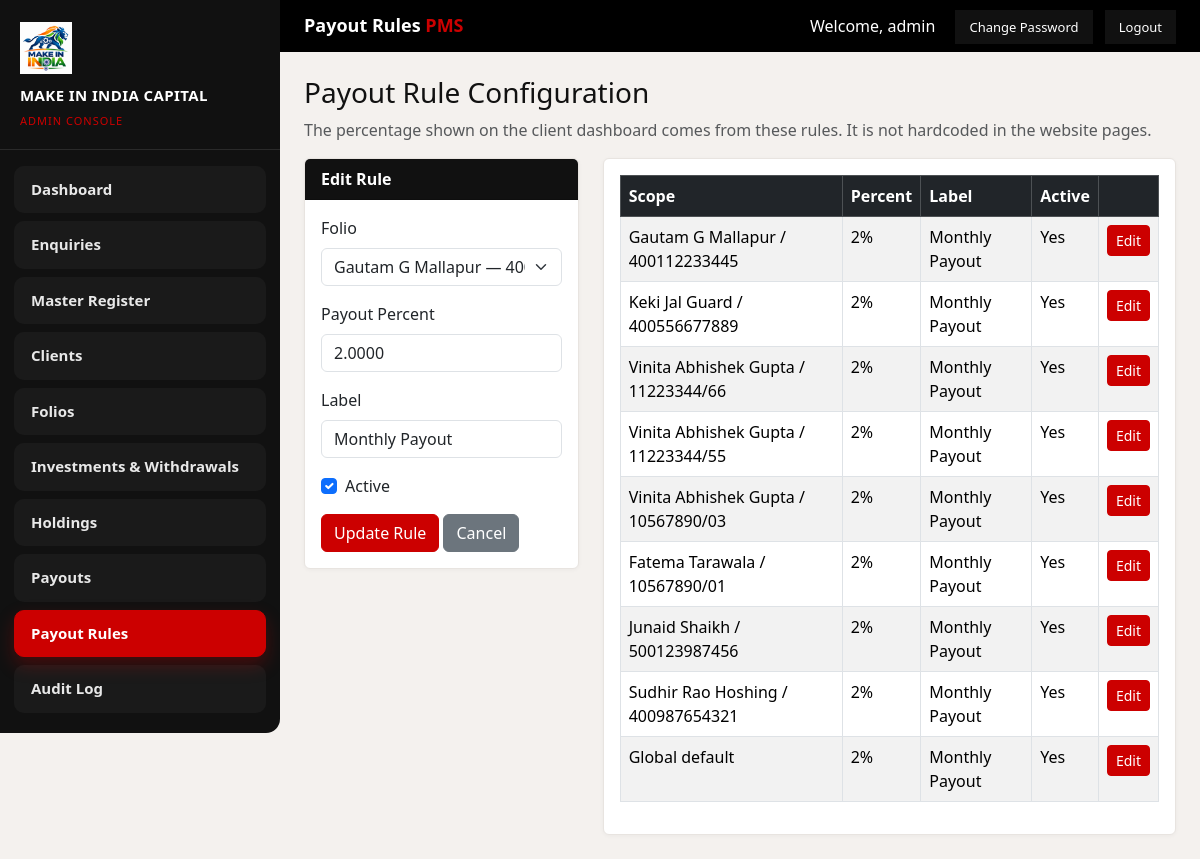
The page /admin_payout_rules.php?id=9 (signed in) on the database its author committed.
### tables this page shows
CREATE TABLE `pms_payout_rules` (
  `id` int(11) NOT NULL AUTO_INCREMENT,
  `folio_id` int(11) DEFAULT NULL,
  `payout_percent` decimal(8,4) NOT NULL DEFAULT 2.0000,
  `payout_label` varchar(100) NOT NULL DEFAULT 'Monthly Payout',
  `is_active` tinyint(1) NOT NULL DEFAULT 1,
  `created_at` datetime NOT NULL DEFAULT current_timestamp(),
  PRIMARY KEY (`id`),
  KEY `idx_pms_rule_folio` (`folio_id`)
);

CREATE TABLE `pms_folios` (
  `id` int(11) NOT NULL AUTO_INCREMENT,
  `client_id` int(11) NOT NULL,
  `folio_number` varchar(50) NOT NULL,
  `account_name` varchar(150) NOT NULL,
  `account_type` varchar(80) NOT NULL DEFAULT 'Individual',
  `status` varchar(50) NOT NULL DEFAULT 'Active',
  `investment_start_date` date DEFAULT NULL,
  `performance_remark` text DEFAULT NULL,
  `created_at` datetime NOT NULL DEFAULT current_timestamp(),
  PRIMARY KEY (`id`),
  UNIQUE KEY `unique_pms_folio_number` (`folio_number`),
  KEY `idx_pms_folio_client` (`client_id`)
);

CREATE TABLE `pms_clients` (
  `id` int(11) NOT NULL AUTO_INCREMENT,
  `name` varchar(150) NOT NULL,
  `email` varchar(150) NOT NULL,
  `mobile` varchar(20) NOT NULL,
  `login_password` varchar(100) NOT NULL DEFAULT 'Pms@1234',
  `must_change_password` tinyint(1) NOT NULL DEFAULT 1,
  `status` varchar(80) NOT NULL DEFAULT 'Active & Verified',
  `is_active` tinyint(1) NOT NULL DEFAULT 1,
  `created_at` datetime NOT NULL DEFAULT current_timestamp(),
  PRIMARY KEY (`id`),
  UNIQUE KEY `unique_pms_client_email` (`email`),
  UNIQUE KEY `unique_pms_client_mobile` (`mobile`)
);

### includes/pms_init.php (called while the page is built, shortened)
<?php
function pms_h($value)
{
    return htmlspecialchars((string) $value, ENT_QUOTES, 'UTF-8');
}
function pms_folio_rows($mysqli)
{
    $rows = array();
    $sql = "SELECT f.*, c.name AS client_name, c.email AS client_email
            FROM pms_folios f
            INNER JOIN pms_clients c ON c.id = f.client_id
            ORDER BY FIELD(f.folio_number, '201567891234', '400123456789', '400987654321', '120456789012', '300456123789'), f.id ASC";
    $result = $mysqli->query($sql);
    if ($result) {
        while ($row = $result->fetch_assoc()) {
            $rows[] = $row;
        }
    }
    return $rows;
}

### admin_payout_rules.php (the view, shortened to what this page needs)
<?php
require_once __DIR__ . '/includes/pms_init.php';
$edit = null;
if (isset($_GET['id'])) {
    $id = (int) $_GET['id'];
    $stmt = $mysqli->prepare('SELECT * FROM pms_payout_rules WHERE id = ? LIMIT 1');
    $stmt->bind_param('i', $id);
    $stmt->execute();
    $edit = $stmt->get_result()->fetch_assoc();
}
$preFolio = isset($_GET['folio_id']) ? (int) $_GET['folio_id'] : 0;
$folios = pms_folio_rows($mysqli);
$rules = array();
$result = $mysqli->query('SELECT r.*, f.folio_number, c.name AS client_name
    FROM pms_payout_rules r
    LEFT JOIN pms_folios f ON f.id = r.folio_id
    LEFT JOIN pms_clients c ON c.id = f.client_id
    ORDER BY r.id DESC');
if ($result) {
    while ($row = $result->fetch_assoc()) {
        $rules[] = $row;
    }
}
require __DIR__ . '/includes/pms_admin_header.php';
?>
<h3>Payout Rule Configuration</h3>
<p class="text-muted">The percentage shown on the client dashboard comes from these rules. It is not hardcoded in the website pages.</p>
<div class="row">
    <div class="col-lg-4">
        <div class="card mb-4">
            <div class="card-header"><?= $edit ? 'Edit Rule' : 'Add Rule' ?></div>
            <div class="card-body">
                <form method="POST">
                    <div class="mb-3">
                        <label class="form-label">Folio</label>
                        <select class="form-select" name="folio_id">
                            <?php foreach ($folios as $folio): ?>
                                <option value="<?= (int) $folio['id'] ?>" <?= ($edit && (int) $edit['folio_id'] === (int) $folio['id']) || (!$edit && $preFolio === (int) $folio['id']) ? 'selected' : '' ?>>
                                    <?= pms_h($folio['client_name'] . ' — ' . $folio['folio_number']) ?>
                                </option>
                            <?php endforeach; ?>
                        </select>
                    </div>
                    <div class="mb-3">
                        <label class="form-label">Payout Percent</label>
                        <input class="form-control" type="number" step="0.0001" min="0" name="payout_percent" required value="<?= $edit ? pms_h($edit['payout_percent']) : '' ?>">
                    </div>
                    <div class="mb-3">
                        <label class="form-label">Label</label>
                        <input class="form-control" name="payout_label" required value="<?= $edit ? pms_h($edit['payout_label']) : 'Monthly Payout' ?>">
                    </div>
                    <div class="form-check mb-3">
                        <input class="form-check-input" type="checkbox" name="is_active" id="is_active" <?= !$edit || (int) $edit['is_active'] === 1 ? 'checked' : '' ?>>
                        <label class="form-check-label" for="is_active">Active</label>
                    </div>
                    <button class="btn btn-primary"><?= $edit ? 'Update Rule' : 'Save Rule' ?></button>
                    <?php if ($edit): ?><a class="btn btn-secondary" href="admin_payout_rules.php">Cancel</a><?php endif; ?>
                </form>
            </div>
        </div>
    </div>
    <div class="col-lg-8">
        <div class="card">
            <div class="card-body table-responsive">
                <table class="table table-bordered table-striped">
                    <thead class="table-dark">
                        <tr>
                            <th>Scope</th>
                            <th>Percent</th>
                            <th>Label</th>
                            <th>Active</th>
                            <th></th>
                        </tr>
                    </thead>
                    <tbody>
                    <?php foreach ($rules as $row): ?>
                        <tr>
                            <td><?= $row['folio_number'] ? pms_h($row['client_name'] . ' / ' . $row['folio_number']) : 'Global default' ?></td>
                            <td><?= pms_h(rtrim(rtrim(number_format((float) $row['payout_percent'], 4), '0'), '.')) ?>%</td>
                            <td><?= pms_h($row['payout_label']) ?></td>
                            <td><?= (int) $row['is_active'] === 1 ? 'Yes' : 'No' ?></td>
                            <td><a class="btn btn-sm btn-primary" href="admin_payout_rules.php?id=<?= (int) $row['id'] ?>">Edit</a></td>
                        </tr>
                    <?php endforeach; ?>
                    </tbody>
                </table>
            </div>
        </div>
    </div>
</div>
<?php require __DIR__ . '/includes/pms_admin_footer.php'; ?>

### admin.css (style rules this page uses)
body.pms-admin { margin: 0; background: #f4f1ee; color: #111; font-family: 'Segoe UI', Tahoma, sans-serif; }
.pms-admin .card { border: 1px solid #e8e4e0; box-shadow: 0 1px 4px rgba(0, 0, 0, 0.04); }
.pms-admin .card-header { background: #111; color: #fff; font-weight: 600; }
.pms-admin .table thead { background: #111; color: #fff; }
.pms-admin .btn-primary { background: #CC0000; border-color: #CC0000; }

### rows shown on the page
pms_payout_rules: folio_id "Gautam G Mallapur — 400112233445", payout_percent "2.0000", payout_label "Monthly Payout", is_active "☑", pms_clients.name "Gautam G Mallapur / 400112233445", payout_percent "2", shows "Yes"
pms_payout_rules: pms_clients.name "Keki Jal Guard / 400556677889", payout_percent "2", payout_label "Monthly Payout", is_active "Yes"
pms_payout_rules: pms_clients.name "Vinita Abhishek Gupta / 11223344/66", payout_percent "2", payout_label "Monthly Payout", is_active "Yes"
pms_payout_rules: pms_clients.name "Vinita Abhishek Gupta / 11223344/55", payout_percent "2", payout_label "Monthly Payout", is_active "Yes"
pms_payout_rules: pms_clients.name "Vinita Abhishek Gupta / 10567890/03", payout_percent "2", payout_label "Monthly Payout", is_active "Yes"
pms_payout_rules: pms_clients.name "Fatema Tarawala / 10567890/01", payout_percent "2", payout_label "Monthly Payout", is_active "Yes"
pms_payout_rules: pms_clients.name "Junaid Shaikh / 500123987456", payout_percent "2", payout_label "Monthly Payout", is_active "Yes"
pms_payout_rules: pms_clients.name "Sudhir Rao Hoshing / 400987654321", payout_percent "2", payout_label "Monthly Payout", is_active "Yes"
pms_payout_rules: shows "Global default", payout_percent "2", payout_label "Monthly Payout", is_active "Yes"

### other values the page prints
pms_h($label) "Dashboard"
pms_h($label) "Enquiries"
pms_h($label) "Master Register"
pms_h($label) "Clients"
pms_h($label) "Folios"
pms_h($label) "Investments & Withdrawals"
pms_h($label) "Holdings"
pms_h($label) "Payouts"
pms_h($label) "Payout Rules"
pms_h($label) "Audit Log"
pms_h($pms_admin_title) "Payout Rules"
pms_h($pmsAdminUser) "admin"
